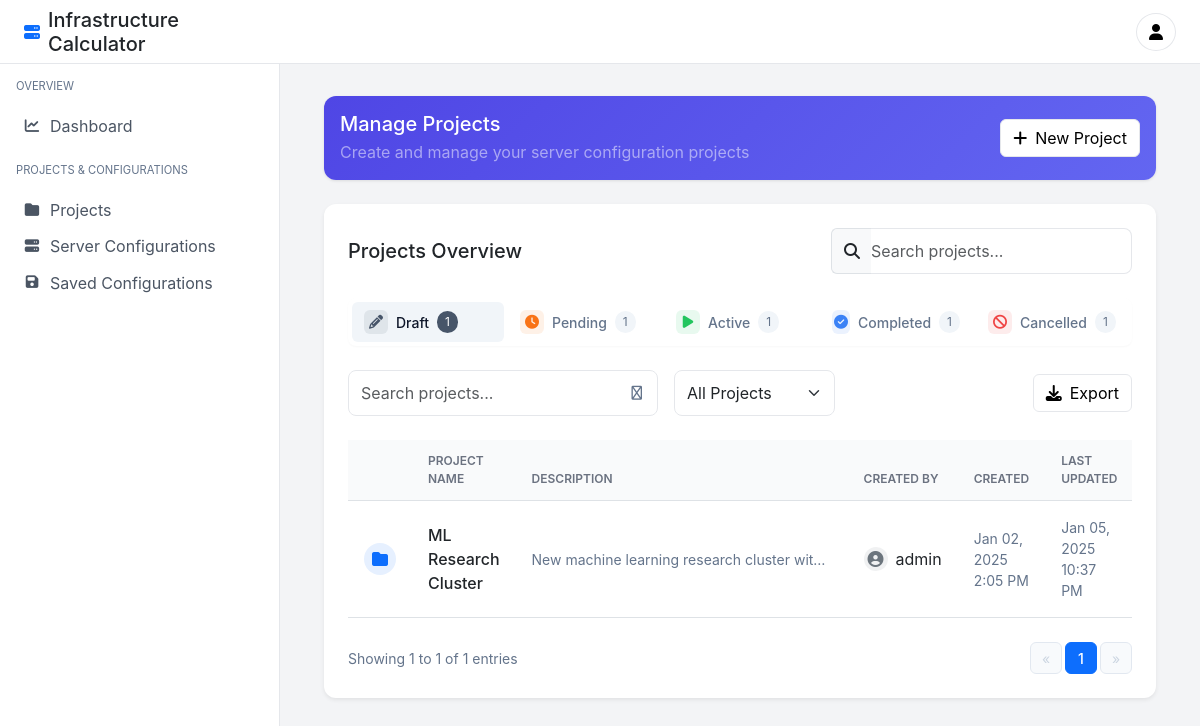
/projects/, run on the app's committed database.
### calculator/models.py (models this page shows, shortened)
class Project(models.Model):
    STATUS_CHOICES = [
        ('draft', 'Draft'),
        ('pending', 'Pending Review'),
        ('active', 'Active'),
        ('completed', 'Completed'),
        ('cancelled', 'Cancelled'),
    ]
    name = models.CharField(max_length=255)
    description = models.TextField(blank=True, null=True)
    start_date = models.DateField(null=True, blank=True)
    end_date = models.DateField(null=True, blank=True)
    created_at = models.DateTimeField(auto_now_add=True)
    updated_at = models.DateTimeField(auto_now=True)
    created_by = models.ForeignKey(settings.AUTH_USER_MODEL, on_delete=models.SET_NULL, null=True, blank=True)
    status = models.CharField(
        max_length=20,
        choices=STATUS_CHOICES,
        default='draft'
    )
    def calculate_hardware_costs(self):
        return sum(
            config.calculate_hardware_cost()
            for config in self.server_configurations.all()
        )
    def calculate_license_costs(self):
        return sum(
            config.calculate_license_costs()
            for config in self.server_configurations.all()
        )
    def calculate_total_cost(self):
        return self.calculate_hardware_costs() + self.calculate_license_costs()
    class Meta:
        ordering = ['-created_at']

### calculator/views.py (the view)
# urls.py: path('projects/', views.ProjectListView.as_view(), name='project_list'),
class ProjectListView(ListView):
    model = Project
    template_name = 'calculator/project_list.html'
    context_object_name = 'projects'
    def get_context_data(self, **kwargs):
        context = super().get_context_data(**kwargs)
        all_projects = Project.objects.all()
        current_page = self.request.GET.get('page', 1)
        current_status = self.request.GET.get('status', 'draft')
        try:
            current_page = int(current_page)
        except ValueError:
            current_page = 1
        items_per_page = 10
        project_tabs = {
            'draft': all_projects.filter(status='draft'),
            'pending': all_projects.filter(status='pending'),
            'active': all_projects.filter(status='active'),
            'completed': all_projects.filter(status='completed'),
            'cancelled': all_projects.filter(status='cancelled'),
        }
        current_projects = project_tabs[current_status]
        total_items = len(current_projects)
        total_pages = (total_items + items_per_page - 1) // items_per_page
        start_idx = (current_page - 1) * items_per_page
        end_idx = min(start_idx + items_per_page, total_items)
        status_counts = {
            f"{status}_projects_count": projects.count()
            for status, projects in project_tabs.items()
        }
        context.update({
            'project_tabs': project_tabs,
            **status_counts,
            'current_page': current_page,
            'total_pages': total_pages,
            'page_start': start_idx,
            'page_end': end_idx,
            'page_range': range(1, total_pages + 1),
            'current_status': current_status,
        })
        return context

### calculator/templates/calculator/project_list.html (shortened to what this page needs)
{% extends 'calculator/base.html' %}
{% load calculator_extras %}
{% load currency_tags %}
{% block content %}
    <div class="row mb-4">
        <div class="col-12">
            <div class="card action-card">
                <div class="card-body d-flex justify-content-between align-items-center">
                    <div>
                        <h5 class="mb-1">Manage Projects</h5>
                        <p class="mb-0 text-white-50">Create and manage your server configuration projects</p>
                    </div>
                    <a href="{% url 'project_create' %}" class="btn btn-light">
                        <i class="fas fa-plus me-2"></i>New Project
                    </a>
                </div>
            </div>
        </div>
    </div>
    <div class="row">
        <div class="col-12">
            <div class="card border-0 shadow-sm">
                <div class="card-body p-4">
                    <div class="d-flex justify-content-between align-items-center mb-4">
                        <h5 class="mb-0">Projects Overview</h5>
                        <div class="d-flex gap-2">
                            <div class="input-group">
                                <span class="input-group-text bg-light border-end-0">
                                    <i class="fas fa-search"></i>
                                </span>
                                <input type="text" class="form-control border-start-0 ps-0"
                                       id="mainProjectSearch" placeholder="Search projects...">
                            </div>
                        </div>
                    </div>
                    <div class="project-tabs-wrapper mb-4">
                        <div class="tabs-container">
                            <nav class="project-tabs" role="tablist">
                                <button class="tab-item active" id="draft-tab" data-bs-toggle="tab" data-bs-target="#draft" role="tab">
                                    <div class="tab-content">
                                        <div class="tab-icon">
                                            <i class="fas fa-pencil-alt"></i>
                                        </div>
                                        <div class="tab-info">
                                            <span class="tab-label">Draft</span>
                                            <span class="tab-count">{{ draft_projects_count }}</span>
                                        </div>
                                    </div>
                                </button>
                                <button class="tab-item" id="pending-tab" data-bs-toggle="tab" data-bs-target="#pending" role="tab">
                                    <div class="tab-content">
                                        <div class="tab-icon">
                                            <i class="fas fa-clock"></i>
                                        </div>
                                        <div class="tab-info">
                                            <span class="tab-label">Pending</span>
                                            <span class="tab-count">{{ pending_projects_count }}</span>
                                        </div>
                                    </div>
                                </button>
                                <button class="tab-item" id="active-tab" data-bs-toggle="tab" data-bs-target="#active" role="tab">
                                    <div class="tab-content">
                                        <div class="tab-icon">
                                            <i class="fas fa-play"></i>
                                        </div>
                                        <div class="tab-info">
                                            <span class="tab-label">Active</span>
                                            <span class="tab-count">{{ active_projects_count }}</span>
                                        </div>
                                    </div>
                                </button>
                                <button class="tab-item" id="completed-tab" data-bs-toggle="tab" data-bs-target="#completed" role="tab">
                                    <div class="tab-content">
                                        <div class="tab-icon">
                                            <i class="fas fa-check-circle"></i>
                                        </div>
                                        <div class="tab-info">
                                            <span class="tab-label">Completed</span>
                                            <span class="tab-count">{{ completed_projects_count }}</span>
                                        </div>
                                    </div>
                                </button>
                                <button class="tab-item" id="cancelled-tab" data-bs-toggle="tab" data-bs-target="#cancelled" role="tab">
                                    <div class="tab-content">
                                        <div class="tab-icon">
                                            <i class="fas fa-ban"></i>
                                        </div>
                                        <div class="tab-info">
                                            <span class="tab-label">Cancelled</span>
                                            <span class="tab-count">{{ cancelled_projects_count }}</span>
                                        </div>
                                    </div>
                                </button>
                            </nav>
                        </div>
                    </div>
                    <div class="tab-content" id="projectTabContent">
                        {% for status, projects_list in project_tabs.items %}
                        <div class="tab-pane fade {% if status == 'draft' %}show active{% endif %}"
                             id="{{ status }}" role="tabpanel">
                            <div class="d-flex justify-content-between align-items-center mb-4 w-100">
                                <div class="d-flex gap-3 align-items-center">
                                    <div class="search-box">
                                        <div class="position-relative">
                                            <input type="text"
                                                   class="form-control pe-5 project-search"
                                                   data-status="{{ status }}"
                                                   placeholder="Search projects...">
                                            <i class="fas fa-search position-absolute top-50 end-0 translate-middle-y me-3 text-muted"></i>
                                        </div>
                                    </div>
                                    <select class="form-select" style="width: auto;">
                                        <option value="">All Projects</option>
                                    </select>
                                </div>
                                <div class="d-flex gap-2">
                                    <button class="btn btn-light export-button" data-status="{{ status }}">
                                        <i class="fas fa-download me-2"></i>Export
                                    </button>
                                </div>
                            </div>
                            {% if projects_list %}
                                <div class="table-responsive w-100">
                                    <table class="table table-hover align-middle w-100">
                                        <thead>
                                            <tr>
                                                <th style="width: 40px;"></th>
                                                <th>Project Name</th>
                                                <th>Description</th>
                                                <th>Created By</th>
                                                <th>Created</th>
                                                <th>Last Updated</th>
                                            </tr>
                                        </thead>
                                        <tbody>
                                            {% for project in projects_list %}
                                            <tr>
                                                <td>
                                                    <div class="d-flex align-items-center justify-content-center rounded-circle bg-primary bg-opacity-10" style="width: 32px; height: 32px;">
                                                        <i class="fas fa-folder text-primary"></i>
                                                    </div>
                                                </td>
                                                <td>
                                                    <div class="fw-medium">{{ project.name }}</div>
                                                </td>
                                                <td>
                                                    <div class="text-muted text-truncate" style="max-width: 300px;">
                                                        {{ project.description|default:"No description provided" }}
                                                    </div>
                                                </td>
                                                <td>
                                                    <div class="d-flex align-items-center">
                                                        <div class="rounded-circle bg-secondary bg-opacity-10 d-flex align-items-center justify-content-center" style="width: 24px; height: 24px;">
                                                            <i class="fas fa-user-circle text-secondary"></i>
                                                        </div>
                                                        <span class="ms-2">{{ project.created_by|default:"System" }}</span>
                                                    </div>
                                                </td>
                                                <td>
                                                    <div class="text-muted">{{ project.created_at|date:"M d, Y" }}</div>
                                                    <div class="small text-muted">{{ project.created_at|time:"g:i A" }}</div>
                                                </td>
                                                <td>
                                                    <div class="text-muted">{{ project.updated_at|date:"M d, Y" }}</div>
                                                    <div class="small text-muted">{{ project.updated_at|time:"g:i A" }}</div>
                                                </td>
                                            </tr>
                                            {% endfor %}
                                        </tbody>
                                    </table>
                                </div>
                                {% if projects_list|length > 0 %}
                                    <div class="d-flex justify-content-between align-items-center mt-4">
                                        <div class="text-muted">
                                            Showing {{ page_start|add:"1" }} to {{ page_end }} of {{ projects_list|length }} entries
                                        </div>
                                        <nav aria-label="Project navigation">
                                            <ul class="pagination mb-0">
                                                <li class="page-item {% if current_page == 1 %}disabled{% endif %}">
                                                    <a class="page-link" href="?page={{ current_page|add:"-1" }}&status={{ status }}" aria-label="Previous">
                                                        <span aria-hidden="true">&laquo;</span>
                                                    </a>
                                                </li>
                                                {% for page_num in page_range %}
                                                    <li class="page-item {% if page_num == current_page %}active{% endif %}">
                                                        <a class="page-link" href="?page={{ page_num }}&status={{ status }}">{{ page_num }}</a>
                                                    </li>
                                                {% endfor %}
                                                <li class="page-item {% if current_page == total_pages %}disabled{% endif %}">
                                                    <a class="page-link" href="?page={{ current_page|add:"1" }}&status={{ status }}" aria-label="Next">
                                                        <span aria-hidden="true">&raquo;</span>
                                                    </a>
                                                </li>
                                            </ul>
                                        </nav>
                                    </div>
                                {% endif %}
                            {% endif %}
                        </div>
                        {% endfor %}
                    </div>
                </div>
            </div>
        </div>
    </div>
{% endblock %}

### data on the page
Project: name "ML Research Cluster", description "New machine learning research cluster wit…", created_by "admin", created_at "Jan 02, 2025", created_at "2:05 PM", updated_at "Jan 05, 2025", updated_at "10:37 PM"

### other printed values
{{ draft_projects_count }} "1"
{{ pending_projects_count }} "1"
{{ active_projects_count }} "1"
{{ completed_projects_count }} "1"
{{ cancelled_projects_count }} "1"
{{ page_start|add:"1" }} "1"
{{ page_end }} "1"
{{ projects_list|length }} "1"
{{ page_num }} "1"
